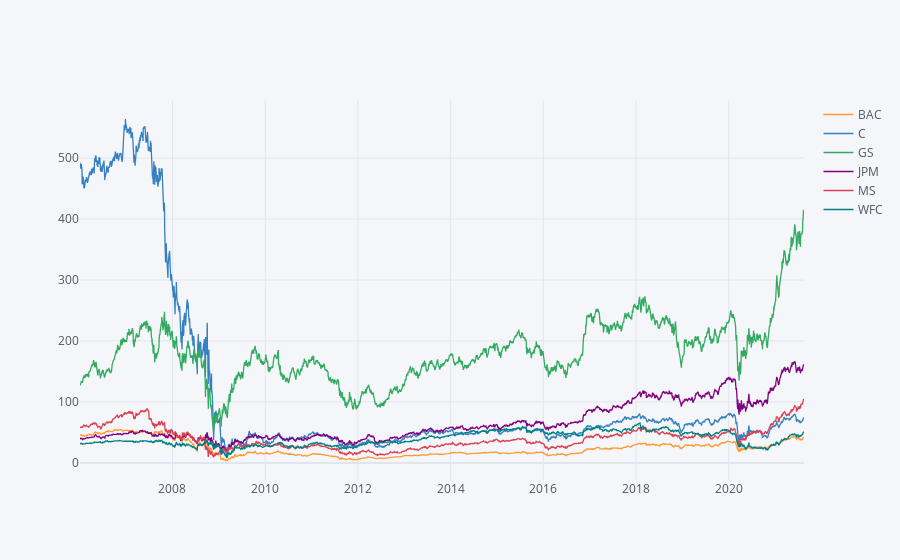

The notebook cell saved with this chart:
### Code cell
bank_stocks.xs(key='Close',axis=1,level='Stock Info').iplot()

### Figure 1 — Plotly figure (JSON) as saved in the notebook; plotly's stock layout.template omitted (floating-point values rounded to 4 significant figures; data arrays with more than 128 entries replaced by an {"elided": "..."} marker saying what was removed)
{"data": [{"line": {"color": "rgba(255, 153, 51, 1.0)", "dash": "solid", "shape": "linear", "width": 1.3}, "mode": "lines", "name": "BAC", "text": "", "type": "scatter", "x": {"elided": "3932 str values"}, "y": {"elided": "3932 float values"}}, {"line": {"color": "rgba(55, 128, 191, 1.0)", "dash": "solid", "shape": "linear", "width": 1.3}, "mode": "lines", "name": "C", "text": "", "type": "scatter", "x": {"elided": "3932 str values"}, "y": {"elided": "3932 float values"}}, {"line": {"color": "rgba(50, 171, 96, 1.0)", "dash": "solid", "shape": "linear", "width": 1.3}, "mode": "lines", "name": "GS", "text": "", "type": "scatter", "x": {"elided": "3932 str values"}, "y": {"elided": "3932 float values"}}, {"line": {"color": "rgba(128, 0, 128, 1.0)", "dash": "solid", "shape": "linear", "width": 1.3}, "mode": "lines", "name": "JPM", "text": "", "type": "scatter", "x": {"elided": "3932 str values"}, "y": {"elided": "3932 float values"}}, {"line": {"color": "rgba(219, 64, 82, 1.0)", "dash": "solid", "shape": "linear", "width": 1.3}, "mode": "lines", "name": "MS", "text": "", "type": "scatter", "x": {"elided": "3932 str values"}, "y": {"elided": "3932 float values"}}, {"line": {"color": "rgba(0, 128, 128, 1.0)", "dash": "solid", "shape": "linear", "width": 1.3}, "mode": "lines", "name": "WFC", "text": "", "type": "scatter", "x": {"elided": "3932 str values"}, "y": {"elided": "3932 float values"}}], "layout": {"legend": {"bgcolor": "#F5F6F9", "font": {"color": "#4D5663"}}, "paper_bgcolor": "#F5F6F9", "plot_bgcolor": "#F5F6F9", "title": {"font": {"color": "#4D5663"}}, "xaxis": {"gridcolor": "#E1E5ED", "showgrid": true, "tickfont": {"color": "#4D5663"}, "title": {"font": {"color": "#4D5663"}, "text": ""}, "zerolinecolor": "#E1E5ED"}, "yaxis": {"gridcolor": "#E1E5ED", "showgrid": true, "tickfont": {"color": "#4D5663"}, "title": {"font": {"color": "#4D5663"}, "text": ""}, "zerolinecolor": "#E1E5ED"}}}
